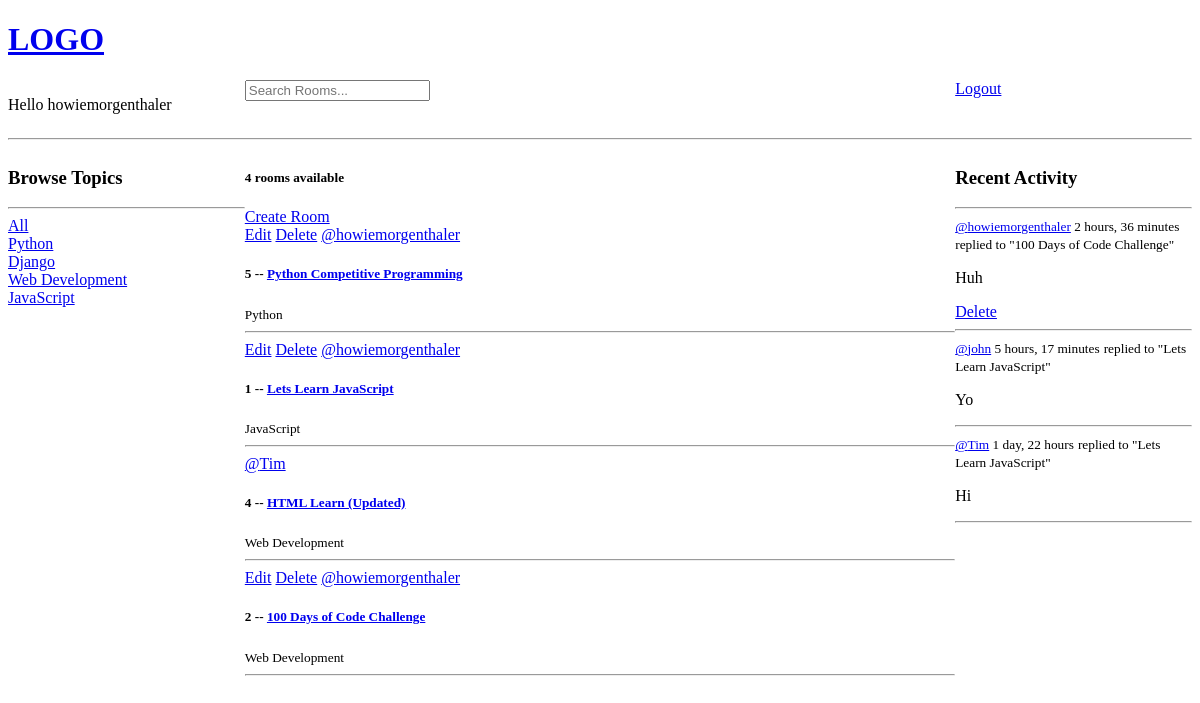
The app's page / (signed in) with its own data.
### base/models.py (models this page shows, shortened)
class Topic(models.Model):
    name = models.CharField(max_length=200)

class Room(models.Model):
    host = models.ForeignKey(User, on_delete=models.SET_NULL, null=True)
    topic = models.ForeignKey(Topic, on_delete=models.SET_NULL, null=True)
    name = models.CharField(max_length=200)
    description = models.TextField(null=True, blank=True)
    participants = models.ManyToManyField(User, related_name='participants', blank=True)
    updated = models.DateTimeField(auto_now=True)
    created = models.DateTimeField(auto_now_add=True)
    class Meta:
        ordering = ['-updated', '-created']
    def __str__(self):
        return self.name

class Message(models.Model):
    user = models.ForeignKey(User, on_delete=models.CASCADE)
    room = models.ForeignKey(Room, on_delete=models.CASCADE)
    body = models.TextField()
    updated = models.DateTimeField(auto_now=True)
    created = models.DateTimeField(auto_now_add=True)
    class Meta:
        ordering = ['-updated', '-created']
    def __str__(self):
        return self.body[0:50]

### base/views.py (the view)
# urls.py: path('', views.home, name="home"),
def home(request):
    q = request.GET.get('q') if request.GET.get('q') != None else ''
    rooms = Room.objects.filter(
        Q(topic__name__icontains=q) |
        Q(name__icontains=q) |
        Q(description__icontains=q)
    )
    topics = Topic.objects.all()
    room_count = rooms.count()
    activity_messages = Message.objects.filter(Q(room__topic__name__icontains=q))
    context = {'rooms': rooms, 'topics': topics,
                'room_count': room_count, 'activity_messages': activity_messages}
    return render(request,'base/home.html', context)

### base/templates/base/home.html
{% extends 'main.html' %}
{% load static %}
{% block content%}
<div class="home-container">
    <div>
        {% include 'base/topic_component.html' %}
    </div>
    <div>
        <h5>{{room_count}} rooms available</h5>
        <a href="{% url 'create-room' %}">Create Room</a>
        {% include 'base/feed_component.html' %}
    </div>
    <div>
        {% include 'base/activity_component.html' %}
    </div>
</div>
{% endblock content %}

### templates/navbar.html
{% load static %}
<link rel="stylesheet" type="text/css" href="{% static 'css/homeStyle.css' %}">
<a href="/">
    <h1>LOGO</h1>
</a>
<div class="navbar-container">
    <div>
        {% if request.user.is_authenticated %}
        <p>Hello {{request.user}}</p>
        {% endif %}
    </div>
    <div>
        <form method="GET" action="{% url 'home' %}">
            <input type="text" name="q" placeholder="Search Rooms..."/>
        </form>
    </div>
    <div>
        {% if request.user.is_authenticated %}
        <a href="{% url 'logout' %}">Logout</a>
        {% else %}
        <a href="{% url 'login' %}">Login</a>
        {% endif %}
    </div>
</div>
<hr>

### base/templates/base/topic_component.html
<h3>Browse Topics</h3>
<hr>
<a href="{% url 'home'%}">All</a>
{% for topic in topics %}
    <div>
        <a href="{% url 'home'%}?q={{topic.name}}">{{topic.name}}</a>
    </div>
{% endfor %}

### base/templates/base/feed_component.html
<div>
{% for room in rooms %}
    <div>
    {% if request.user == room.host %}
    <a href="{% url 'update-room' room.id %}">Edit</a>
    <a href="{% url 'delete-room' room.id %}">Delete</a>
    {% endif %}
    <a href="{% url 'user-profile' room.host.id %}">@{{room.host.username}}</a>
    <h5>{{room.id}} -- <a href="{% url 'room' room.id%}">{{room.name}}</a></h5>
    <small>{{room.topic.name}}</small>
    <hr>
    </div>
{% endfor %}
</div>

### base/templates/base/activity_component.html
<h3>Recent Activity</h3>
<hr>
{% for message in activity_messages %}
<div>
    <small><a href="{% url 'user-profile' message.user.id %}">@{{message.user}}</a> {{message.created|timesince}}</small>
    <small>replied to "{{message.room}}"</small>
    <p>{{message}}</p>
    {% if request.user == message.user %}
    <a href="{% url 'delete-message' message.id %}">Delete</a>
    {% endif %}
    <hr>
</div>
{% endfor %}

### base/static/css/homeStyle.css (style rules this page uses)
.home-container { display: grid; grid-template-columns: 1fr 3fr 1fr; }
.navbar-container { display: grid; grid-template-columns: 1fr 3fr 1fr; }

### records on screen
Topic: name "Python"
Topic: name "Django"
Topic: name "Web Development"
Topic: name "JavaScript"
Room: shows "Edit", host.username "howiemorgenthaler", id "5", name "Python Competitive Programming", topic.name "Python"
Room: shows "Edit", host.username "howiemorgenthaler", id "1", name "Lets Learn JavaScript", topic.name "JavaScript"
Room: host.username "Tim", id "4", name "HTML Learn (Updated)", topic.name "Web Development"
Room: shows "Edit", host.username "howiemorgenthaler", id "2", name "100 Days of Code Challenge", topic.name "Web Development"
Message: user "howiemorgenthaler", created "2 hours, 36 minutes", room "100 Days of Code Challenge", body "Huh", shows "Delete"
Message: user "john", created "5 hours, 17 minutes", room "Lets Learn JavaScript", body "Yo"
Message: user "Tim", created "1 day, 22 hours", room "Lets Learn JavaScript", body "Hi"

### other values on screen
{{ request.user }} "howiemorgenthaler"
{{ room_count }} "4"
